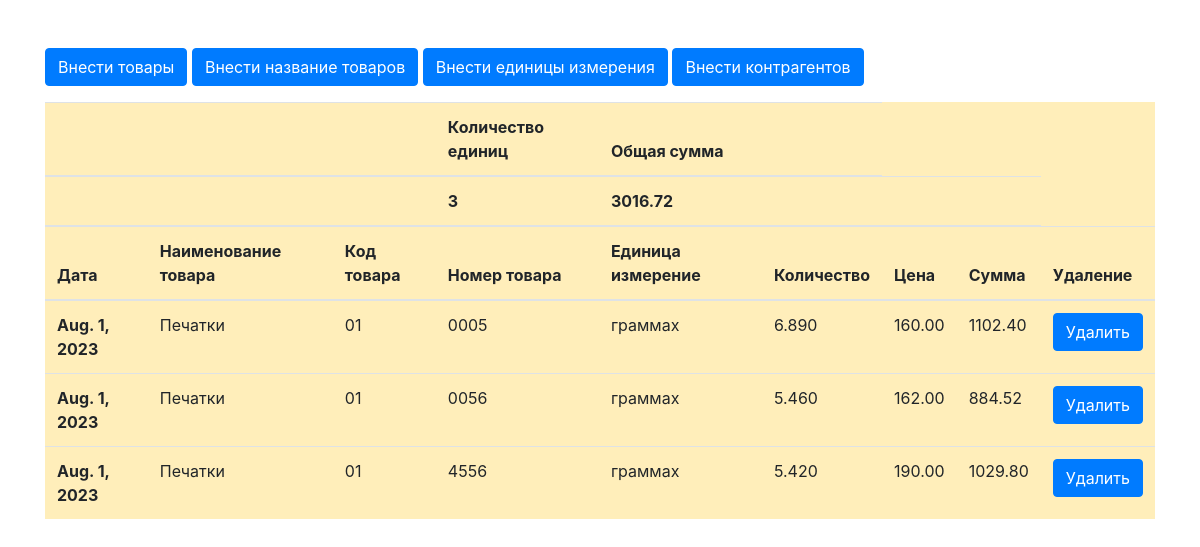
Before: / with the older database file.
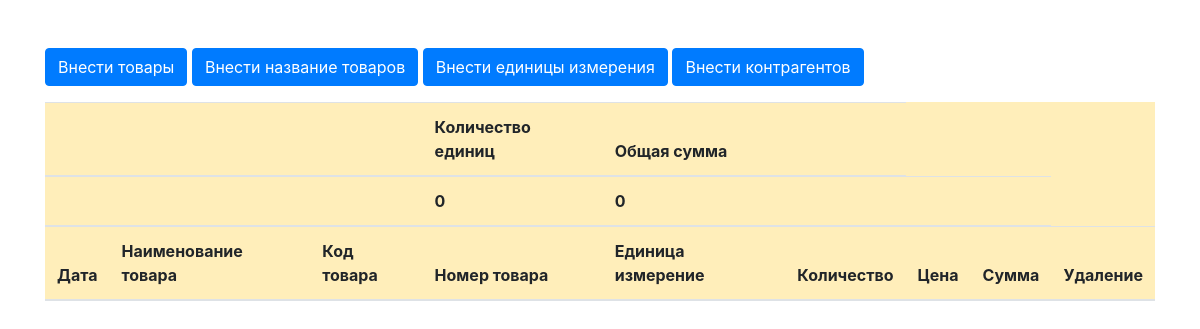
After: the same page with the newer database file.
### market/models.py (models this page shows, shortened)
class Goods(models.Model):
    date = models.DateField(auto_now_add=True)
    good_id = models.ForeignKey(Good, on_delete=models.SET_NULL, blank=True, null=True,
                                verbose_name='Наименование товара')
    measure_id = models.ForeignKey(Measure, on_delete=models.SET_NULL, blank=True, null=True,
                                   verbose_name='Единица измерение')
    deliver_id = models.ForeignKey(Deliver, on_delete=models.SET_NULL, blank=True, null=True,
                                   verbose_name='Поставщики')
    good_name = models.CharField(max_length=25)
    code_number = models.CharField(max_length=4)
    good_number = models.CharField(max_length=4, verbose_name='Номер товара')
    measure_name = models.CharField(max_length=30)
    weight = models.DecimalField(max_digits=10, decimal_places=3, verbose_name='Вес')
    price = models.DecimalField(max_digits=10, decimal_places=2, verbose_name='Цена')
    total_price = models.DecimalField(max_digits=10, decimal_places=2, verbose_name='Общая цена',  blank=True, null=True)

### market/views.py (the view)
# urls.py: path('', views.index, name='index'),
def index(request):
    goods = Goods.objects.all().order_by('-id')
    total_pricee = goods.aggregate(total_pricee=Sum('total_price'))['total_pricee'] or 0
    formatted_total_price = "{:.2f}".format(total_pricee).rstrip('0').rstrip('.')
    total_goods_count = Goods.objects.count()
    page = Goods.objects.all().distinct('name')
    context = {'goods': goods, 'formatted_total_price': formatted_total_price, 'total_goods_count': total_goods_count,
               'page': page}
    return render(request=request, template_name='index.html', context=context)

### market/templates/index.html (shortened to what this page needs)
<!DOCTYPE html>
{% load static %}
<html lang="en">
<head>
    <link rel="stylesheet" href="https://cdn.jsdelivr.net/npm/bootstrap@4.0.0/dist/css/bootstrap.min.css">
</head>
<body>
<div class="container my-5">
<table class="table table-warning table-hover">
    <p>
        <a href="{% url 'create_goods' %}"><button class="btn btn-primary" type="button">Внести товары</button></a>
        <a href="{% url 'create_good' %}"><button class="btn btn-primary" type="button">Внести название товаров</button></a>
        <a href="{% url 'create_measure' %}"><button class="btn btn-primary" type="button">Внести единицы измерения</button></a>
        <a href="{% url 'create_deliver' %}"><button class="btn btn-primary" type="button">Внести контрагентов</button></a>
    </p>
    <thead>
    <tr>
      <th scope="col"></th>
      <th scope="col"></th>
      <th scope="col"></th>
      <th scope="col">Количество единиц</th>
      <th scope="col">Общая сумма</th>
      <th scope="col"></th>
    </tr>
    <tr>
      <th scope="row"></th>
        <th scope="row"> </th>
        <th scope="row"> </th>
        <th scope="row">{{ total_goods_count }}</th>
        <th scope="row">{{ formatted_total_price }}</th>
        <th scope="row"></th>
        <th scope="row"></th>
        <th scope="row"></th>
    </tr>
    <tr>
      <th scope="col">Дата</th>
      <th scope="col">Наименование товара</th>
      <th scope="col">Код товара</th>
      <th scope="col">Номер товара</th>
      <th scope="col">Единица измерение</th>
      <th scope="col">Количество</th>
        <th scope="col">Цена</th>
        <th scope="col">Сумма</th>
        <th scope="col">Удаление</th>
  </thead>
  <tbody>
    {% for i in goods %}
    <tr>
      <th scope="row">{{ i.date }}</th>
      <td>{{ i.good_name }}</td>
      <td>{{ i.code_number }}</td>
      <td>{{ i.good_number }}</td>
      <td>{{ i.measure_name }}</td>
        <td>{{ i.weight }}</td>
        <td>{{ i.price }}</td>
        <td>{{ i.total_price }}</td>
        <td><a href="{% url 'deletegoods' i.id %}"><button class="btn btn-primary" type="button">Удалить</button></a></td>
    </tr>
    {% endfor %}
  </tbody>
</table>
    </div>
</body>
</html>

Changed rows visible on the page:
removed Goods: date "Aug. 1, 2023", good_name "Печатки", code_number "01", good_number "0005", measure_name "граммах", weight "6.890", price "160.00", total_price "1102.40"
removed Goods: date "Aug. 1, 2023", good_name "Печатки", code_number "01", good_number "0056", measure_name "граммах", weight "5.460", price "162.00", total_price "884.52"
removed Goods: date "Aug. 1, 2023", good_name "Печатки", code_number "01", good_number "4556", measure_name "граммах", weight "5.420", price "190.00", total_price "1029.80"
Other visible differences:
{{ total_goods_count }}: "3" → "0"
text no longer shown: "3016.72"
text now shown: "0"
